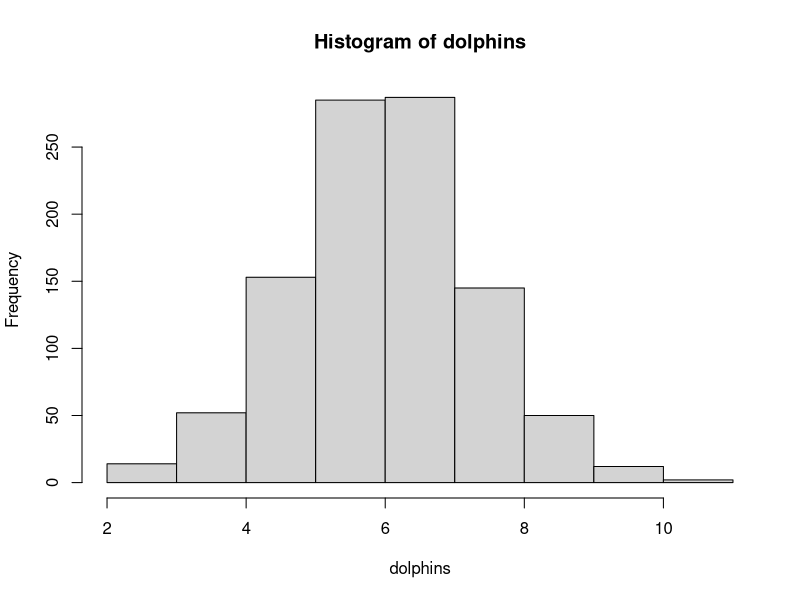
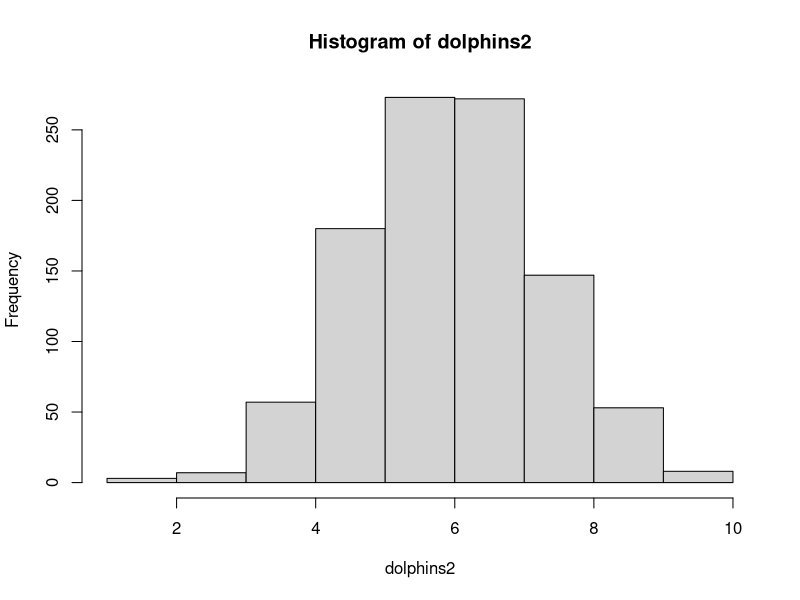

These charts were generated, in order, by the following R code:
###  Swimming With Dolphings Simulation ####

# There are several ways to do this, but here is one. 
# 13 out of 30 people improved. If we assume the
# dophin treatment had no effect, then they would have 
# improved anyway.
#
# 10 of those 13 were in the treatment group. If they
# would have improved anyway, then they ended up in
# the treatment group by random chance alone.
#
# How likely is that?

# Method 1: Simulate randomly assigning Treatment (T)
# or Control (C) to the 13 people who improved.

dolphins <- NULL
trials <- 1000

for(i in 1:trials){
  s <- sample(rep(c("T","C"),each = 15),13,replace = FALSE)
  treatments <- sum(s == "T")
  dolphins <- c(dolphins,treatments)
}

hist(dolphins)
successes <- sum(dolphins >= 10)

p_value <- successes/trials

# Method 2: 13 out of 30 people improved (I) versus 
# no improvement (N). Randomly select 15 for the
# treatment group.

dolphins2 <- NULL

for(i in 1:trials){
  treats <- sample(c(rep("I",13),rep("N",17)),15)
  improvers <- sum(treats == "I")
  dolphins2 <- c(dolphins2,improvers)
}

hist(dolphins2)

successes2 <- sum(dolphins2 >= 10)
p_value2 <- successes2/trials
